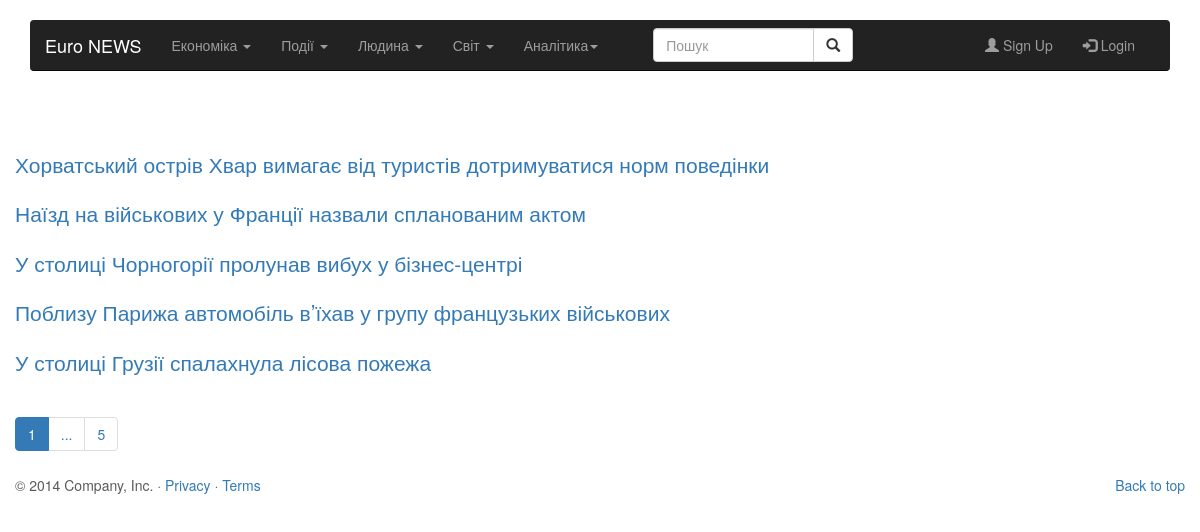
Screenshot of /news/global.php with the database file from the repository.
### tables this page shows
CREATE TABLE `news` (
  `id` int(11) NOT NULL,
  `user_id` int(11) NOT NULL,
  `section` text NOT NULL,
  `name` text NOT NULL,
  `content` text NOT NULL,
  `date` date NOT NULL,
  `image` text NOT NULL,
  `analitics` tinyint(1) DEFAULT NULL
);

### news/config.php (called while the page is built, shortened)
<?php
$config = [
    "ip" => "localhost",
    "port" => 3306,
    "login" => "root",
    "password" => "",
    "database" => "news",
];
$mySqlRes = mysqli_connect($config['ip'], $config['login'], $config['password']);
mysqli_select_db($mySqlRes, "news");
mysqli_set_charset($mySqlRes, "utf8");
$res = mysqli_query($mySqlRes, "select * from news");
$resGlobal = mysqli_query($mySqlRes, "SELECT * FROM `news` where `section` = \"Світ\" ORDER BY date DESC LIMIT 5 ;");
$globalArray = [];
while ($row = mysqli_fetch_assoc($resGlobal)) {
    $globalArray[$row['id']] = ["id" => $row['id'], "user_id" => $row['user_id'], "section" => $row['section'], "name" => $row['name'],
        "content" => $row['content'], "date" => $row['date']
        , "image" => $row['image'], "analitics" => $row['analitics']];
}
?>

### news/global.php (the view, shortened to what this page needs)
<?php include("config.php");
include ("header.php");  ?>
<div class="container marketing" style="margin-top: 150px">
    <?php foreach ($globalArray as $value) { ?>
        <div class="row articles">
            <div class="col-md-12">
                <p class="lead"><a href="article-global.php?id=<?=$value["id"]?> "> <?= $value["name"] ?></a> </p>
            </div>
        </div>
    <?php } ?>
    <ul class="pagination">
        <li class="active"><a href="#">1</a></li>
        <li id="show"><a href="#">...</a></li>
        <li><a href="#">5</a></li>
    </ul>
    <?php
    include ("footer.php");
    ?>

### news/header.php (style rules this page uses)
body { overflow-x: hidden; }

### rows the page displays
news: name "Хорватський острів Хвар вимагає від туристів дотримуватися норм поведінки"
news: name "Наїзд на військових у Франції назвали спланованим актом"
news: name "У столиці Чорногорії пролунав вибух у бізнес-центрі"
news: name "Поблизу Парижа автомобіль в’їхав у групу французьких військових"
news: name "У столиці Грузії спалахнула лісова пожежа"
